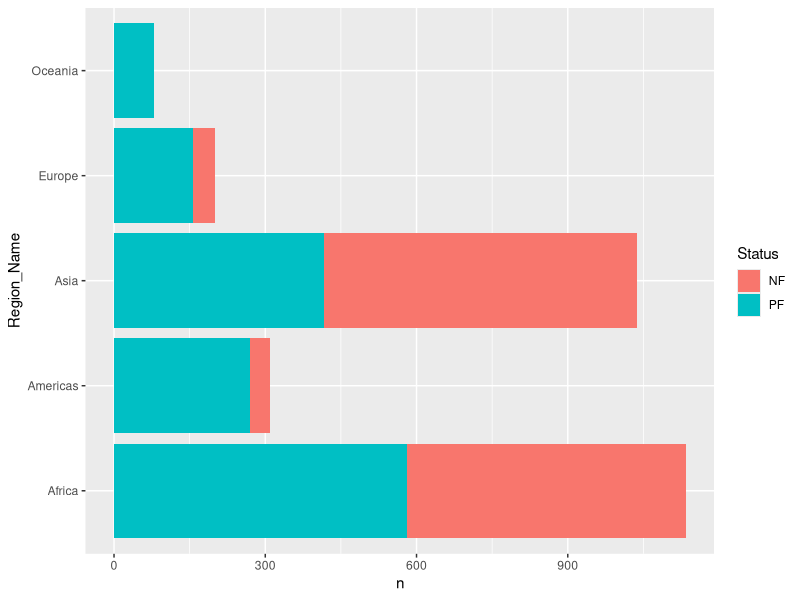

Write R code to recreate this figure. (Note: this script raises an error after producing the figure.)
#############################################################################
# Created 2-28-2022
# Author Jessica Hunter
# This Tidy Tuesday is about Freedom
# this data is from 195 countries and their civil rights and liberties
#############################################################################

library(tidyverse)
library(here)
library(ggplot2)
library(gganimate)

#############################################################################

# install.packages("gganimate")
# install.packages("tidytuesdayR")
# tuesdata <- tidytuesdayR::tt_load('2022-02-22')
free_filter <- read_csv(here("2.22.22","data", "freedom.csv")) %>% 
  filter(Status == "PF" | Status == "NF") %>% 
  select(Region_Name, country, year, Status)
#view(free_filter)
  

freeformat <- free_filter %>% 
  group_by(year,Status, Region_Name) %>% 
  count()



staticplot <- ggplot(freeformat,
       mapping = aes(y = Region_Name,
                     x = n,
                     fill = Status))+
  geom_col()

anim = staticplot +
  transition_states(year,
                    transition_length = 4,
                    state_length = 1)+
  labs(title = "Number of Countries not fully free by Region {closest_state}")

animate(anim, 20, fps = 2,
        width = 1000, # in pixels
        height = 800,
        renderer = gifski_renderer("gganim.gif"))
